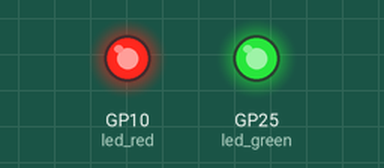
This program was run on a simulated Raspberry Pi Pico running MicroPython. Shown: output pins drawn as LEDs (lit = HIGH). Threads take turns every 2 ms.

Above: at 1.0 s.
At 2.5 s:
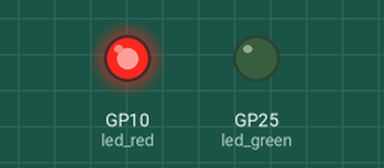
At 3.5 s:
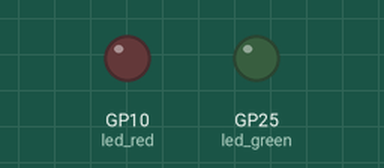
At 5.0 s:
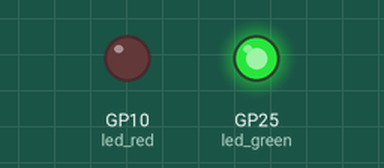
Timing chart, 0 to 7.8 s (numbered marks = the images above):
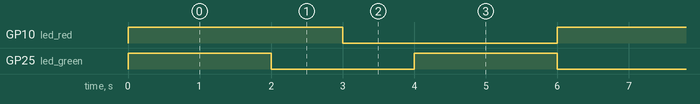

The program:

main.py
```python
from machine import Pin
import _thread
import time

# GPIO configuration for LED module
# LED -> GPIO10
# LED is in "current sink" configuration, Which means logic=1 -> turn off, logic=0 -> turn on
gpio_num_LED = 10
led_red = Pin(gpio_num_LED, Pin.OUT) # Set GPIO as Output

# GPIO configuration for Pico's onboard LED
led_green = Pin('LED', Pin.OUT) # Set GPIO as Output


def task(num, period, led):
    while True:
        led.toggle()
        time.sleep(period)


# Thread #2 as new thread
_thread.start_new_thread(task, (1, 2, led_green))

# Thread #1 as main thread
task(2, 3, led_red)
```

Measured:
- by itself, GP10 (led_red): alternates HIGH for 3.0 s and LOW for 3.0 s
- by itself, GP25 (led_green): alternates HIGH for 2.0 s and LOW for 2.0 s
- by itself, everything shown: repeats every 12.0 s, in 10 steps
